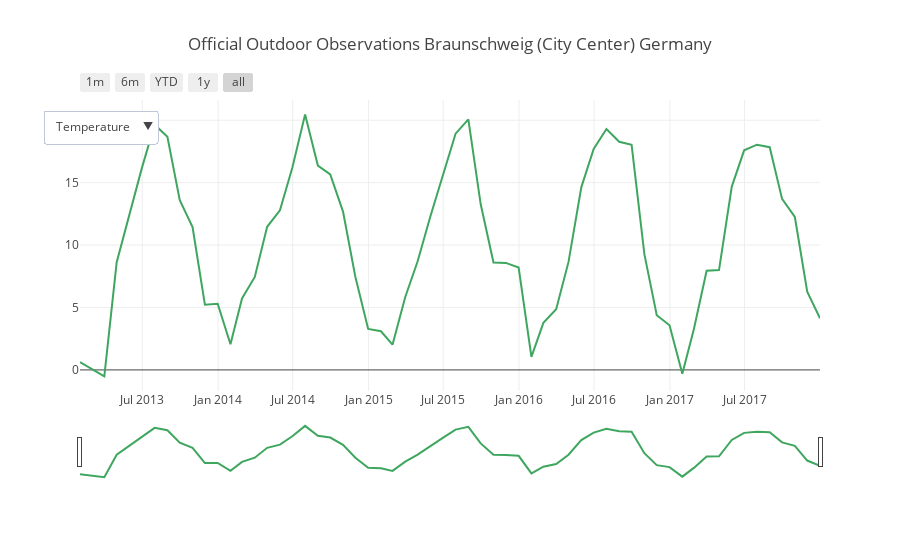

Notebook source saved alongside this figure:
### Code cell
fig = slider(df, 'Official Outdoor Observations Braunschweig (City Center) Germany')
plotly.offline.iplot(fig, filename='update_dropdown')
